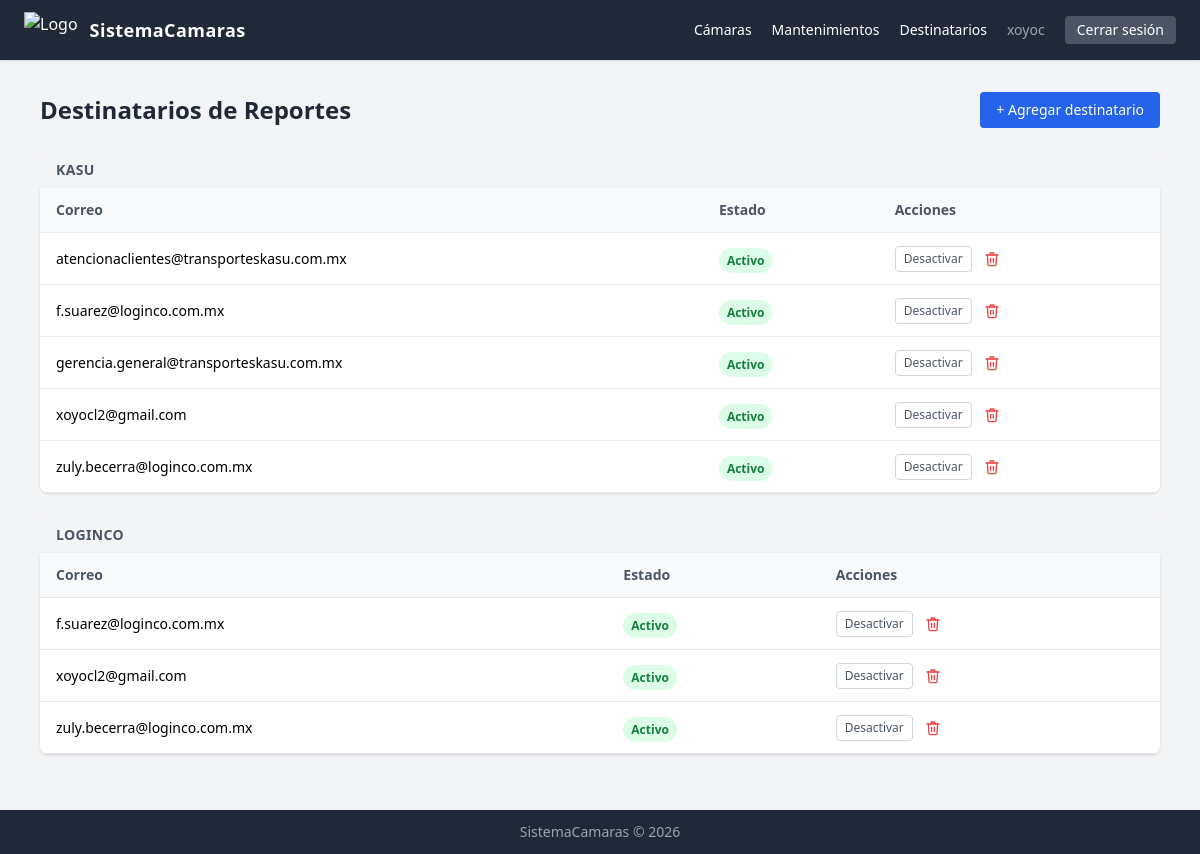
Page /mantenimientos/destinatarios/ (signed in) on the committed database.
### mantenimientos/models.py (models this page shows, shortened)
class DestinatarioReporte(models.Model):
    empresa = models.CharField(max_length=100, verbose_name=_('Empresa'))
    email = models.EmailField(verbose_name=_('Correo electrónico'))
    activo = models.BooleanField(default=True, verbose_name=_('Activo'))
    class Meta:
        verbose_name = _('Destinatario de reporte')
        verbose_name_plural = _('Destinatarios de reportes')
        ordering = ['empresa', 'email']
        unique_together = [('empresa', 'email')]

### mantenimientos/views.py (the view)
# urls.py: path('destinatarios/', views.lista_destinatarios, name='lista_destinatarios'),
@login_required
def lista_destinatarios(request):
    empresas = (DestinatarioReporte.objects
                .values_list('empresa', flat=True)
                .distinct()
                .order_by('empresa'))
    destinatarios = DestinatarioReporte.objects.all()
    return render(request, 'mantenimientos/lista_destinatarios.html', {
        'destinatarios': destinatarios,
        'empresas': empresas,
    })

### mantenimientos/templates/mantenimientos/lista_destinatarios.html (shortened to what this page needs)
{% extends "base.html" %}
{% block content %}
<div class="flex justify-between items-center mb-6">
  <h1 class="text-2xl font-bold text-gray-800">Destinatarios de Reportes</h1>
  <a href="{% url 'agregar_destinatario' %}"
     class="bg-blue-600 text-white px-4 py-2 rounded hover:bg-blue-700 text-sm">
    + Agregar destinatario
  </a>
</div>
{% if destinatarios %}
  {% regroup destinatarios by empresa as grupos %}
  {% for grupo in grupos %}
  <div class="mb-6">
    <h3 class="text-sm font-bold text-gray-600 uppercase tracking-wide bg-gray-100 px-4 py-2 rounded-t-lg">
      {{ grupo.grouper }}
    </h3>
    <div class="bg-white shadow rounded-b-lg overflow-hidden">
      <table class="w-full">
        <thead class="bg-gray-50 border-b">
          <tr>
            <th class="px-4 py-3 text-left text-sm font-semibold text-gray-600">Correo</th>
            <th class="px-4 py-3 text-left text-sm font-semibold text-gray-600">Estado</th>
            <th class="px-4 py-3 text-left text-sm font-semibold text-gray-600">Acciones</th>
          </tr>
        </thead>
        <tbody>
          {% for dest in grupo.list %}
          <tr class="border-b hover:bg-gray-50">
            <td class="px-4 py-3 text-sm">{{ dest.email }}</td>
            <td class="px-4 py-3">
              {% if dest.activo %}
              <span class="bg-green-100 text-green-700 text-xs font-semibold px-2 py-1 rounded-full">Activo</span>
              {% else %}
              <span class="bg-gray-100 text-gray-500 text-xs font-semibold px-2 py-1 rounded-full">Inactivo</span>
              {% endif %}
            </td>
            <td class="px-4 py-3">
              <div class="flex items-center gap-3">
                <form method="post" action="{% url 'toggle_destinatario' dest.pk %}">
                  <button type="submit"
                          class="text-xs px-2 py-1 rounded border {% if dest.activo %}border-gray-300 text-gray-600 hover:bg-gray-100{% else %}border-green-300 text-green-700 hover:bg-green-50{% endif %}">
                    {% if dest.activo %}Desactivar{% else %}Activar{% endif %}
                  </button>
                </form>
                <a href="{% url 'eliminar_destinatario' dest.pk %}"
                   title="Eliminar"
                   class="text-red-500 hover:text-red-700 transition">
                </a>
              </div>
            </td>
          </tr>
          {% endfor %}
        </tbody>
      </table>
    </div>
  </div>
  {% endfor %}
{% else %}
<div class="bg-white shadow rounded-lg p-12 text-center text-gray-500">
  <p class="text-lg">No hay destinatarios registrados.</p>
  <p class="text-sm mt-2">Agrega correos para recibir los reportes mensuales.</p>
</div>
{% endif %}
{% endblock %}

### templates/base.html (shortened to what this page needs)
{% load static %}
<!DOCTYPE html>
<html lang="es">
<head>
  <script src="https://cdn.tailwindcss.com"></script>
</head>
<body class="bg-gray-100 min-h-screen flex flex-col">
  <nav class="bg-gray-800 text-white px-6 py-3 flex justify-between items-center shadow">
    <div class="flex items-center gap-3">
      <img src="/media/Isotipo-Color2.png" alt="Logo" class="h-9 object-contain">
      <span class="font-bold text-lg tracking-wide">SistemaCamaras</span>
    </div>
    <div class="flex items-center gap-5">
      <a href="{% url 'lista_camaras' %}" class="hover:underline text-sm">Cámaras</a>
      <a href="{% url 'lista_mantenimientos' %}" class="hover:underline text-sm">Mantenimientos</a>
      <a href="{% url 'lista_destinatarios' %}" class="hover:underline text-sm">Destinatarios</a>
      {% if user.is_authenticated %}
      <span class="text-gray-400 text-sm">{{ user.username }}</span>
      <form method="post" action="{% url 'logout' %}" class="inline">
        <button type="submit" class="text-sm bg-gray-600 hover:bg-gray-500 px-3 py-1 rounded transition">
          Cerrar sesión
        </button>
      </form>
      {% endif %}
    </div>
  </nav>
  <main class="max-w-6xl mx-auto px-4 py-8 flex-1 w-full">
    {% block content %}{% endblock %}
  </main>
  <footer class="bg-gray-800 text-gray-400 text-center py-3 text-sm mt-auto">
    SistemaCamaras &copy; 2026
  </footer>
</body>
</html>

### rows in the picture
DestinatarioReporte: grouper "KASU", email "atencionaclientes@transporteskasu.com.mx", activo "Activo"
DestinatarioReporte: email "f.suarez@loginco.com.mx", activo "Activo"
DestinatarioReporte: email "gerencia.general@transporteskasu.com.mx", activo "Activo"
DestinatarioReporte: email "xoyocl2@gmail.com", activo "Activo"
DestinatarioReporte: email "zuly.becerra@loginco.com.mx", activo "Activo"
DestinatarioReporte: grouper "LOGINCO", email "f.suarez@loginco.com.mx", activo "Activo"
DestinatarioReporte: email "xoyocl2@gmail.com", activo "Activo"
DestinatarioReporte: email "zuly.becerra@loginco.com.mx", activo "Activo"

### other values in the picture
{{ user.username }} "xoyoc"
